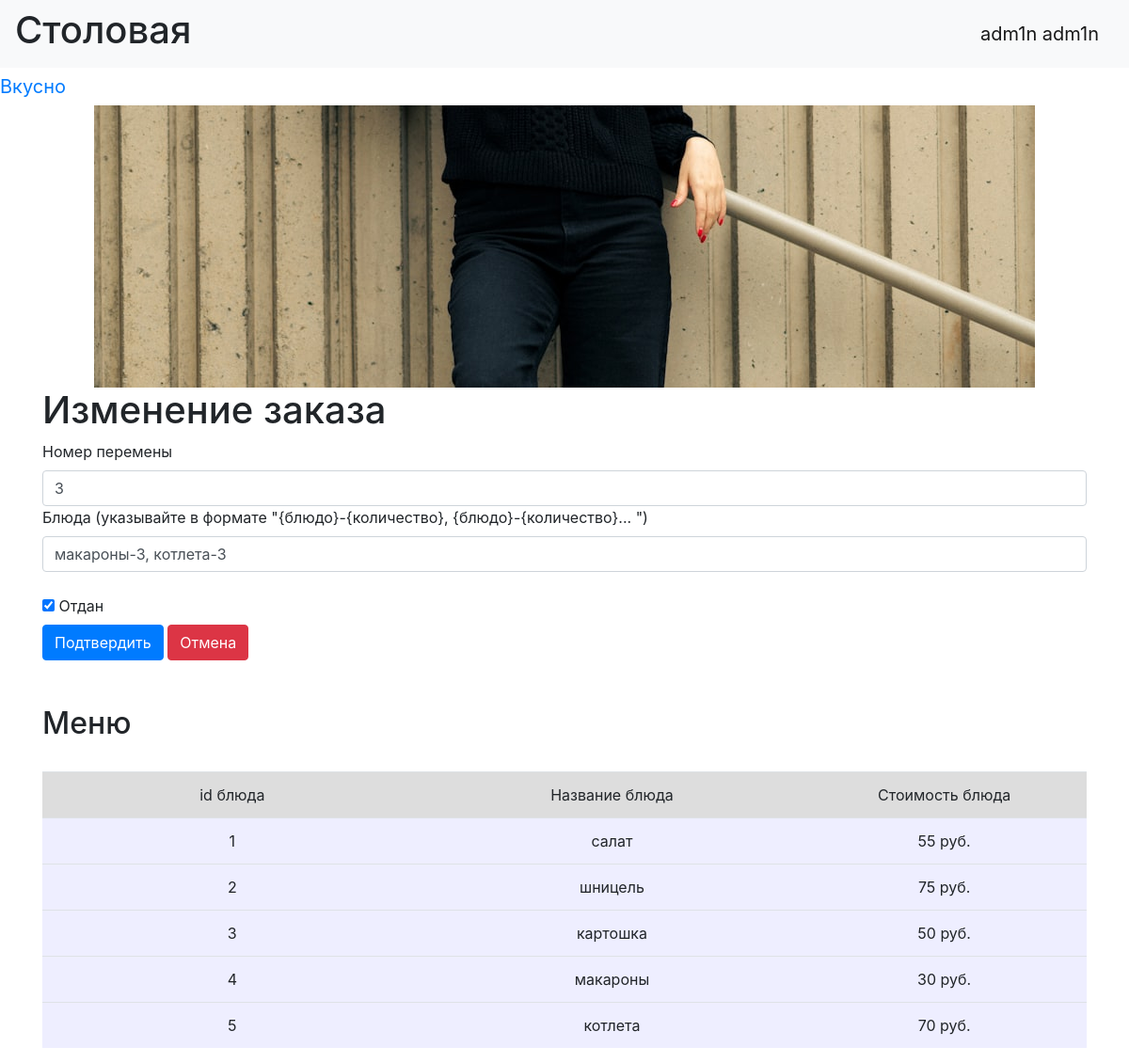
Screenshot of /orders/8 (signed in) with the database file from the repository.
### data/users.py (models this page shows, shortened)
class User(SqlAlchemyBase, UserMixin, SerializerMixin):
    __tablename__ = 'users'
    id = sqlalchemy.Column(sqlalchemy.Integer, primary_key=True, autoincrement=True)
    name = sqlalchemy.Column(sqlalchemy.String)
    surname = sqlalchemy.Column(sqlalchemy.String)
    grade = sqlalchemy.Column(sqlalchemy.String)
    password = sqlalchemy.Column(sqlalchemy.String)
    admin = sqlalchemy.Column(sqlalchemy.Boolean, nullable=False, default=False)

### data/orders.py (models this page shows)
class PersonalOrder(SqlAlchemyBase, UserMixin, SerializerMixin):
    __tablename__ = 'orders'
    id = sqlalchemy.Column(sqlalchemy.Integer, primary_key=True, autoincrement=True)
    person = sqlalchemy.Column(sqlalchemy.Integer, sqlalchemy.ForeignKey("users.id"))
    meal = sqlalchemy.Column(sqlalchemy.String)
    pause = sqlalchemy.Column(sqlalchemy.Integer)  #номер перемены
    status = sqlalchemy.Column(sqlalchemy.Boolean, default=False)

### tables this page shows
CREATE TABLE menu (id INTEGER PRIMARY KEY AUTOINCREMENT, meal TEXT NOT NULL, cost INTEGER NOT NULL);

### main.py (the view, shortened to what this page needs)
@application.route('/orders/<int:unic_num>', methods=['GET', 'POST'])
@login_required
def order_edit(unic_num):
    form = NewOrderForm()
    if request.method == "GET":
        db_sess = db_session.create_session()
        orders = db_sess.query(PersonalOrder).filter(PersonalOrder.id == unic_num).first()
        if not orders or not current_user.admin:
            abort(404)
        form.meal.data = orders.meal
        form.pause.data = orders.pause
        form.status.data = orders.status
    return render_template('new_order.html', title='Изменение заказа', form=form, meals=menu,)

### forms/new_order.py
class NewOrderForm(FlaskForm):
    person = IntegerField('id')
    meal = StringField('Блюда (указывайте в формате "{блюдо}-{количество}, {блюдо}-{количество}... ")',
                       validators=[DataRequired()])
    pause = IntegerField('Номер перемены', validators=[DataRequired()])
    status = BooleanField('Отдан')
    submit = SubmitField('Подтвердить')

### data/db_session.py (called while the page is built)
def create_session() -> Session:
    global __factory
    return __factory()

### main.py (called while the page is built)
@login_manager.user_loader
def load_user(user_id):
    db_sess = db_session.create_session()
    return db_sess.get(User, user_id)

### templates/new_order.html (shortened to what this page needs)
{% extends "base.html" %}
{%block content %}
<h1>{{ title }}</h1>
<form action="" method="post">
        {{ form.pause.label }} <br>
        {{ form.pause(class="form-control", type="pause") }}
        {{ form.meal.label }} <br>
        {{ form.meal(class="form-control", type="meal") }}
    <br>
    {{ form.status() }} {{ form.status.label }}
    <br>
    {{ form.submit(type="submit", class="btn btn-primary") }}
        <a href="/" type="button" class="btn btn-danger">Отмена</a>
</form>
<br><br>
<h2>Меню</h2>
<br>
<div class="table_container">
    <table class="table">
        <tr class="my_row">
            <td class="title" width="200px" bgcolor="#dddddd" align="center">id блюда</td>
            <td class="title" width="200px" bgcolor="#dddddd" align="center">Название блюда</td>
            <td class="title" width="150px" bgcolor="#dddddd" align="center">Стоимость блюда</td>
        </tr>
        {% for meal in meals %}
        <tr class="my_row">
            <td class="ordinary" bgcolor="#eeeeff" align="center">{{ meal[0] }}</td>
            <td class="ordinary" bgcolor="#eeeeff" align="center">{{ meal[1] }}</td>
            <td class="ordinary" bgcolor="#eeeeff" align="center">{{ meal[2] }} руб.</td>
        </tr>
        {% endfor %}
    </table>
</div>
{% endblock %}

### templates/base.html (shortened to what this page needs)
<!DOCTYPE html>
<html lang="en">
<head>
    <link rel="stylesheet" href="https://stackpath.bootstrapcdn.com/bootstrap/4.4.1/css/bootstrap.min.css"
>
    <link rel="stylesheet" href="../static/css/style.css">
</head>
  <body>
    <header>
      <nav class="navbar navbar-light bg-light">
          <h1>Столовая</h1>
          {% if current_user.is_authenticated %}
            <a class="navbar-brand" href="/logout">{{ current_user.name }} {{ current_user.surname }}</a>
          {% else %}
            <a class="btn btn-primary " href="/register_user">Зарегистрировать ученика</a>
            <a class="btn btn-primary " href="/register_admin">Зарегистрировать админа</a>
            <a class="btn btn-success" href="/login">Войти</a>
          {% endif %}
      </nav>
        <a class="navbar-brand" href="#">Вкусно</a>
    </header>
    <center>
        <img src="../static/img/photo.jpg">
    </center>
    <main role="main" class="container">
        <link rel="stylesheet" href="../static/img/photo.jpg">
        {% block content %}{% endblock %}
    </main>
  </body>
</html>

### rows the page displays
User: name "adm1n", surname "adm1n"
PersonalOrder: pause "3", meal "макароны-3, котлета-3", status "☑"
menu: id "1", meal "салат", cost "55"
menu: id "2", meal "шницель", cost "75"
menu: id "3", meal "картошка", cost "50"
menu: id "4", meal "макароны", cost "30"
menu: id "5", meal "котлета", cost "70"

### other values shown
{{ title }} "Изменение заказа"
